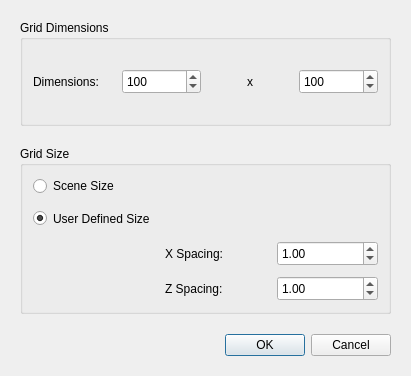
<?xml version="1.0" encoding="UTF-8"?>
<ui version="4.0">
 <class>GridSettingsDialog</class>
 <widget class="QDialog" name="GridSettingsDialog">
  <property name="geometry">
   <rect>
    <x>0</x>
    <y>0</y>
    <width>411</width>
    <height>376</height>
   </rect>
  </property>
  <property name="windowTitle">
   <string>Grid Settings</string>
  </property>
  <layout class="QVBoxLayout" name="verticalLayout">
   <property name="spacing">
    <number>20</number>
   </property>
   <property name="margin">
    <number>20</number>
   </property>
   <item>
    <widget class="QGroupBox" name="gridDimensionsBox">
     <property name="title">
      <string>Grid Dimensions</string>
     </property>
     <property name="flat">
      <bool>true</bool>
     </property>
     <layout class="QGridLayout" name="gridLayout_2">
      <property name="margin">
       <number>10</number>
      </property>
      <property name="spacing">
       <number>10</number>
      </property>
      <item row="1" column="1">
       <widget class="QSpinBox" name="xDimensionSpin">
        <property name="minimumSize">
         <size>
          <width>0</width>
          <height>25</height>
         </size>
        </property>
        <property name="maximum">
         <number>9999</number>
        </property>
        <property name="value">
         <number>100</number>
        </property>
       </widget>
      </item>
      <item row="1" column="2">
       <widget class="QLabel" name="xLabel">
        <property name="minimumSize">
         <size>
          <width>0</width>
          <height>25</height>
         </size>
        </property>
        <property name="autoFillBackground">
         <bool>false</bool>
        </property>
        <property name="text">
         <string>x</string>
        </property>
        <property name="alignment">
         <set>Qt::AlignCenter</set>
        </property>
       </widget>
      </item>
      <item row="1" column="3">
       <widget class="QSpinBox" name="zDimensionSpin">
        <property name="minimumSize">
         <size>
          <width>0</width>
          <height>25</height>
         </size>
        </property>
        <property name="maximum">
         <number>9999</number>
        </property>
        <property name="value">
         <number>100</number>
        </property>
       </widget>
      </item>
      <item row="1" column="0">
       <widget class="QLabel" name="dimenstionsLabel">
        <property name="minimumSize">
         <size>
          <width>0</width>
          <height>25</height>
         </size>
        </property>
        <property name="text">
         <string>Dimensions: </string>
        </property>
       </widget>
      </item>
     </layout>
    </widget>
   </item>
   <item>
    <widget class="QGroupBox" name="gridSizeBox">
     <property name="minimumSize">
      <size>
       <width>0</width>
       <height>25</height>
      </size>
     </property>
     <property name="title">
      <string>Grid Size</string>
     </property>
     <property name="alignment">
      <set>Qt::AlignLeading|Qt::AlignLeft|Qt::AlignTop</set>
     </property>
     <property name="flat">
      <bool>true</bool>
     </property>
     <layout class="QGridLayout" name="gridLayout">
      <property name="margin">
       <number>10</number>
      </property>
      <property name="spacing">
       <number>10</number>
      </property>
      <item row="3" column="2">
       <widget class="QDoubleSpinBox" name="xSpacingSpin">
        <property name="minimumSize">
         <size>
          <width>0</width>
          <height>25</height>
         </size>
        </property>
        <property name="maximum">
         <double>10000.000000000000000</double>
        </property>
        <property name="value">
         <double>1.000000000000000</double>
        </property>
       </widget>
      </item>
      <item row="3" column="1">
       <widget class="QLabel" name="xSpacionLabel">
        <property name="text">
         <string>X Spacing:</string>
        </property>
       </widget>
      </item>
      <item row="4" column="1">
       <widget class="QLabel" name="zSpacingLabel">
        <property name="minimumSize">
         <size>
          <width>0</width>
          <height>25</height>
         </size>
        </property>
        <property name="text">
         <string>Z Spacing:</string>
        </property>
       </widget>
      </item>
      <item row="4" column="2">
       <widget class="QDoubleSpinBox" name="zSpacingSpin">
        <property name="minimumSize">
         <size>
          <width>0</width>
          <height>25</height>
         </size>
        </property>
        <property name="maximum">
         <double>10000.000000000000000</double>
        </property>
        <property name="value">
         <double>1.000000000000000</double>
        </property>
       </widget>
      </item>
      <item row="1" column="0">
       <widget class="QRadioButton" name="scebeRadio">
        <property name="text">
         <string>Scene Size</string>
        </property>
        <property name="checked">
         <bool>false</bool>
        </property>
       </widget>
      </item>
      <item row="2" column="0">
       <widget class="QRadioButton" name="userDefinedRadio">
        <property name="minimumSize">
         <size>
          <width>0</width>
          <height>25</height>
         </size>
        </property>
        <property name="text">
         <string>User Defined Size</string>
        </property>
        <property name="checked">
         <bool>true</bool>
        </property>
       </widget>
      </item>
     </layout>
    </widget>
   </item>
   <item>
    <widget class="QDialogButtonBox" name="buttonBox">
     <property name="orientation">
      <enum>Qt::Horizontal</enum>
     </property>
     <property name="standardButtons">
      <set>QDialogButtonBox::Cancel|QDialogButtonBox::Ok</set>
     </property>
    </widget>
   </item>
  </layout>
 </widget>
 <tabstops>
  <tabstop>buttonBox</tabstop>
  <tabstop>xDimensionSpin</tabstop>
  <tabstop>zDimensionSpin</tabstop>
  <tabstop>xSpacingSpin</tabstop>
  <tabstop>zSpacingSpin</tabstop>
 </tabstops>
 <resources/>
 <connections>
  <connection>
   <sender>buttonBox</sender>
   <signal>accepted()</signal>
   <receiver>GridSettingsDialog</receiver>
   <slot>accept()</slot>
   <hints>
    <hint type="sourcelabel">
     <x>248</x>
     <y>254</y>
    </hint>
    <hint type="destinationlabel">
     <x>157</x>
     <y>274</y>
    </hint>
   </hints>
  </connection>
  <connection>
   <sender>buttonBox</sender>
   <signal>rejected()</signal>
   <receiver>GridSettingsDialog</receiver>
   <slot>reject()</slot>
   <hints>
    <hint type="sourcelabel">
     <x>316</x>
     <y>260</y>
    </hint>
    <hint type="destinationlabel">
     <x>286</x>
     <y>274</y>
    </hint>
   </hints>
  </connection>
  <connection>
   <sender>userDefinedRadio</sender>
   <signal>toggled(bool)</signal>
   <receiver>xSpacionLabel</receiver>
   <slot>setEnabled(bool)</slot>
   <hints>
    <hint type="sourcelabel">
     <x>146</x>
     <y>168</y>
    </hint>
    <hint type="destinationlabel">
     <x>205</x>
     <y>201</y>
    </hint>
   </hints>
  </connection>
  <connection>
   <sender>userDefinedRadio</sender>
   <signal>toggled(bool)</signal>
   <receiver>xSpacingSpin</receiver>
   <slot>setEnabled(bool)</slot>
   <hints>
    <hint type="sourcelabel">
     <x>146</x>
     <y>168</y>
    </hint>
    <hint type="destinationlabel">
     <x>322</x>
     <y>202</y>
    </hint>
   </hints>
  </connection>
  <connection>
   <sender>userDefinedRadio</sender>
   <signal>toggled(bool)</signal>
   <receiver>zSpacingLabel</receiver>
   <slot>setEnabled(bool)</slot>
   <hints>
    <hint type="sourcelabel">
     <x>146</x>
     <y>168</y>
    </hint>
    <hint type="destinationlabel">
     <x>205</x>
     <y>235</y>
    </hint>
   </hints>
  </connection>
  <connection>
   <sender>userDefinedRadio</sender>
   <signal>toggled(bool)</signal>
   <receiver>zSpacingSpin</receiver>
   <slot>setEnabled(bool)</slot>
   <hints>
    <hint type="sourcelabel">
     <x>146</x>
     <y>168</y>
    </hint>
    <hint type="destinationlabel">
     <x>322</x>
     <y>235</y>
    </hint>
   </hints>
  </connection>
 </connections>
</ui>
